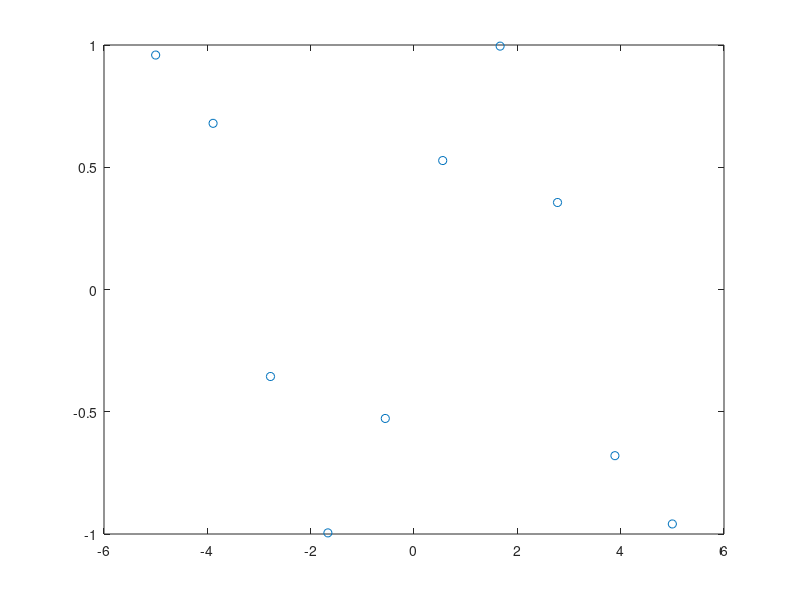

Write the MATLAB code that produced this figure. (Note: this script raises an error after producing the figure.)
% value of n = 10 and n = 20.
for n = [10, 20]
    %  nodes xi are equally spaced on the interval with x0 = ?5 and xn = 5.
    xi = linspace(-5, 5, n);
    fi = sin(xi);
    
    figure
    plot(xi, fi, 'o');
    hold on;
    
    % evaluating them at 401 equally spaced x-values on the interval [?5; 5]
    x = linspace(-5, 5, 401);
    y = Lagrange(xi, fi, x);
    
    plot(x, y);
    hold off;
    
    % calc interpolation error
    y_real = sin(x);
    err = norm(y - y_real);
    disp(['n = ', num2str(n), ': sin(x) error = ', num2str(err)]);
end
    

for n = [10, 20]
    %  nodes xi are equally spaced on the interval with x0 = ?5 and xn = 5.    
    xi = linspace(-5, 5, n);
    fi = 1 ./ (xi .* xi + 1);
    
    figure
    plot(xi, fi, 's');
    hold on;
    
    % evaluating them at 401 equally spaced x-values on the interval [?5; 5]
    x = linspace(-5, 5, 401);
    y = Lagrange(xi, fi, x);
    
    plot(x, y);
    hold off;
    
     % calc interpolation error
    y_real = 1 ./ (x .* x + 1);
    err = norm(y - y_real);
    disp(['n = ', num2str(n), ': R(x) error = ', num2str(err)]);
end
